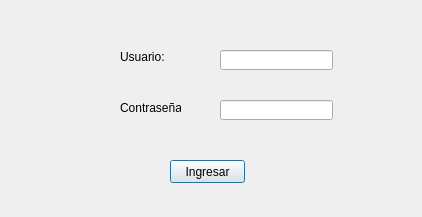
<?xml version="1.0" encoding="UTF-8"?>
<ui version="4.0">
 <class>Dialog</class>
 <widget class="QDialog" name="Dialog">
  <property name="geometry">
   <rect>
    <x>0</x>
    <y>0</y>
    <width>422</width>
    <height>217</height>
   </rect>
  </property>
  <property name="windowTitle">
   <string>Dialog</string>
  </property>
  <widget class="QLineEdit" name="user">
   <property name="geometry">
    <rect>
     <x>220</x>
     <y>50</y>
     <width>113</width>
     <height>20</height>
    </rect>
   </property>
  </widget>
  <widget class="QLineEdit" name="password">
   <property name="geometry">
    <rect>
     <x>220</x>
     <y>100</y>
     <width>113</width>
     <height>20</height>
    </rect>
   </property>
  </widget>
  <widget class="QLabel" name="label">
   <property name="geometry">
    <rect>
     <x>120</x>
     <y>50</y>
     <width>47</width>
     <height>13</height>
    </rect>
   </property>
   <property name="text">
    <string>Usuario:</string>
   </property>
  </widget>
  <widget class="QLabel" name="label_2">
   <property name="geometry">
    <rect>
     <x>120</x>
     <y>100</y>
     <width>61</width>
     <height>16</height>
    </rect>
   </property>
   <property name="text">
    <string>Contraseña:</string>
   </property>
  </widget>
  <widget class="QPushButton" name="LoginBottom">
   <property name="geometry">
    <rect>
     <x>170</x>
     <y>160</y>
     <width>75</width>
     <height>23</height>
    </rect>
   </property>
   <property name="text">
    <string>Ingresar</string>
   </property>
  </widget>
 </widget>
 <resources/>
 <connections/>
</ui>
